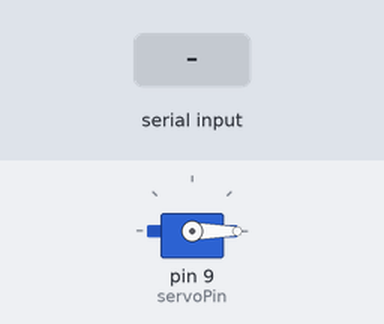
Bench run of a sketch on a simulated Arduino Uno, built with avr-gcc and run on an emulated ATmega328P. Shown: servo. The inputs (shaded band) are chosen by the test bench.

Above: at 1.2 s.
1.3 s: "1" received over Serial
At 2.0 s:
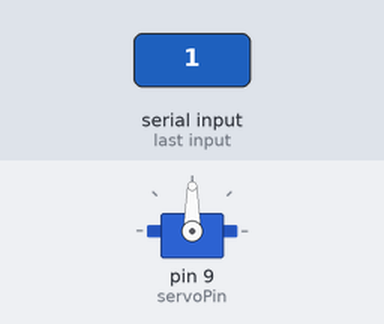
2.8 s: "0" received over Serial
At 3.2 s:
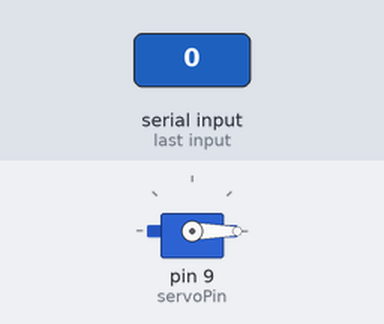
Timing chart, 0 to 5.8 s (numbered marks = the images above; inputs shaded):
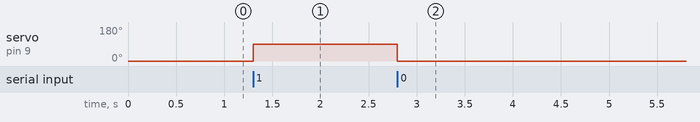

Measured:
- after the input at 1.3 s, servo on pin 9 (servoPin): 0° → 90° at once
- after the input at 2.8 s, servo on pin 9 (servoPin): 90° → 0° at once

The sketch:

arduino_code.ino
```cpp
#include <Servo.h>

Servo myservo;
int servoPin = 9;

void setup() {
  Serial.begin(9600);
  myservo.attach(servoPin);
  myservo.write(0);  // Start at 0 degrees
}

void loop() {
  if (Serial.available() > 0) {
    char command = Serial.read();
    if (command == '1') {
      myservo.write(90);  // Rotate to 90 degrees
    } else if (command == '0') {
      myservo.write(0);   // Rotate back to 0 degrees
    }
  }
}
```
